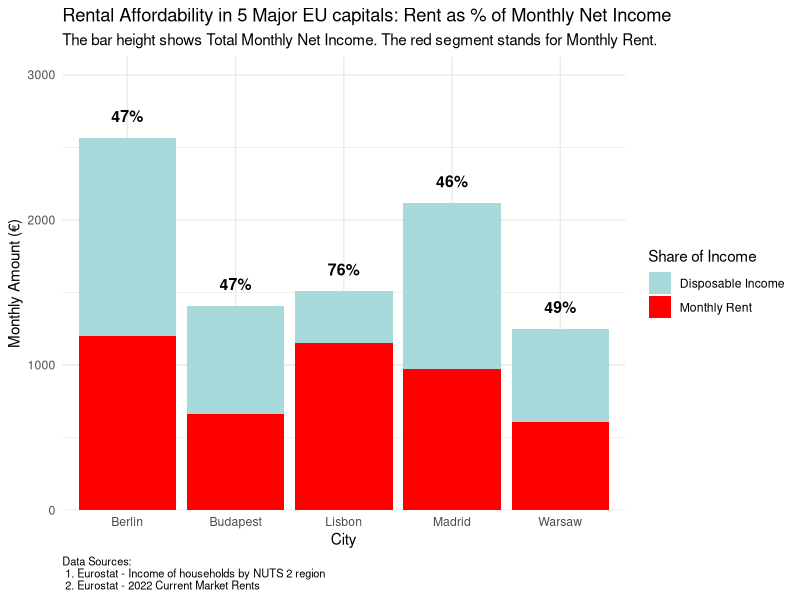

Source code (R):
install.packages("tidyverse")
library(tidyverse)
library(readxl)
library(dplyr)
# Reading the imported .xlsx file with the dataset into a dataframe 
housing_data <- read_excel("Housing Affordability Data Collection.xlsx")
# Cleaning the data: Renaming columns to standardized, clean names.
housing_data_stacked <- housing_data %>%
  rename(Rent_Amount = Rent_1_Amount,
         Source_Rent = Source_Rent_1,
         rent_to_income_ratio = `Rent to Income ratio`) %>% 
#Clean up city names  
  mutate(City =case_when(City == "Grande Lisboa" ~ "Lisbon",
                         City == "Comunidad de Madrid" ~ "Madrid",
                         City == "Warszawski stoĹeczny" ~ "Warsaw",TRUE ~ City))
# Calculating the Disposable Income
housing_data_stacked <- housing_data_stacked %>%
  mutate(Disposable_Income = Monthly_Net_Income_EUR-Rent_Amount)
head(housing_data_stacked)
# Transforming the data from wide to long
housing_data_long_stacked <- housing_data_stacked %>%
  pivot_longer(
    cols = c(Disposable_Income,Rent_Amount),
    names_to = 'Metrics',
    values_to = 'Amount_EUR'
  ) %>% mutate(Metrics = factor(Metrics, levels = c("Disposable_Income", "Rent_Amount")))
# Plotting the chart using a difference bar chart:
housing_plot <- ggplot(data = housing_data_long_stacked)+
  geom_col(mapping = aes(x=City,y=Amount_EUR,fill=Metrics))+
  geom_text(data = housing_data_stacked, aes(x = City, y = Monthly_Net_Income_EUR + 150, 
                                             label = paste0(round(rent_to_income_ratio * 100, 0), "%")),
            color = "black",
            fontface = "bold",
            size = 4
  ) + 
  # Defining labels
  labs(title = "Rental Affordability in 5 Major EU capitals: Rent as % of Monthly Net Income",
       subtitle = "The bar height shows Total Monthly Net Income. The red segment stands for Monthly Rent.",
       x = "City",
       y = "Monthly Amount (€)",
       fill = "Share of Income",
       caption = "Data Sources:\n 1. Eurostat - Income of households by NUTS 2 region\n 2. Eurostat - 2022 Current Market Rents") +
  scale_fill_manual(
    labels = c("Disposable Income","Monthly Rent"),
    values = c("Disposable_Income"="#A8DADC", "Rent_Amount"="red")) +
  # Adding extra space in the plot for labels 
  scale_y_continuous(expand = expansion(mult =c(0, 0.15)))+ 
  theme_minimal()+
  theme(plot.caption = element_text(hjust = 0, size = 8))
housing_plot
# Documentation and Report generation
install.packages("rmarkdown")
install.packages("knitr")
library(rmarkdown)
library(knitr)
